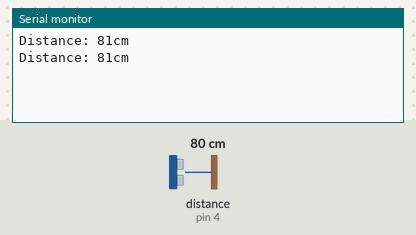
Simulated run of this sketch. Board: Arduino Uno, built with avr-gcc and run on an emulated ATmega328P. Shown: the last lines printed to the serial monitor. Inputs (shaded band) come from the test bench; at power-on: distance to the obstacle (sensor on pin 4) 80 cm. The echo pulse lasts 58.3 µs per cm.

Above: at 1.8 s.
1.9 s: distance to the obstacle (sensor on pin 4) set to 2 cm
At 2.8 s:
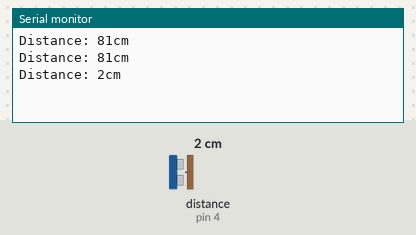
3.4 s: distance to the obstacle (sensor on pin 4) set to 4 cm
At 4.5 s:
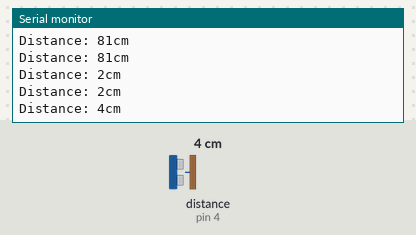
Timing chart, 0 to 6.4 s (numbered marks = the images above; inputs shaded):
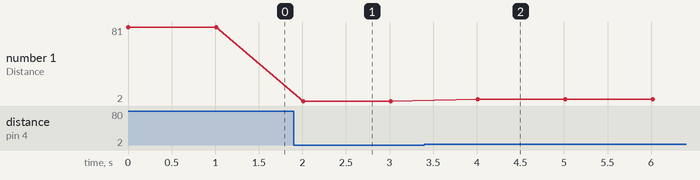

Measured:
- after the input at 1.9 s, the serial monitor: prints a new line after 0.11 s (image 1)
- after the input at 3.4 s, the serial monitor: prints a new line after 0.61 s (image 2)
- plotted number 1: 81 → 2 after the input at 1.9 s, 2 → 4 after the input at 3.4 s

The sketch:

DistanceSensorExample.ino
```cpp
#include <NewPing.h>

#define TRIGGER_PIN  7
#define ECHO_PIN     4
#define MAX_DISTANCE 200

NewPing DistanceSensor(TRIGGER_PIN, ECHO_PIN, MAX_DISTANCE);

void setup()
{
    Serial.begin(9600);
}

void loop()
{
    unsigned int cm = DistanceSensor.ping_cm();
    Serial.print("Distance: ");
    Serial.print(cm);
    Serial.println("cm");
    delay(1000);
}
```
